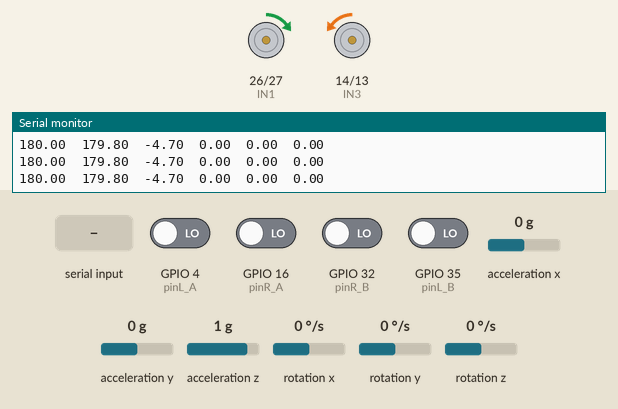
Simulated run of this sketch. Board: ESP32. Shown: motor-driver pin pairs drawn as motors (green arrow = first pin HIGH = forward, orange = second pin HIGH = backward, longer = more drive, scaled by the enable pin), the last lines printed to the serial monitor. Inputs (shaded band) come from the test bench; at power-on: GPIO 4 (pinL_A), GPIO 16 (pinR_A), GPIO 32 (pinR_B), GPIO 35 (pinL_B) LOW, rotation z 0 °/s, acceleration x 0 g, acceleration y 0 g, acceleration z 1 g, rotation x 0 °/s, rotation y 0 °/s.

Above: at 3.5 s.
3.6 s: rotation z set to -192 °/s
At 4.3 s:
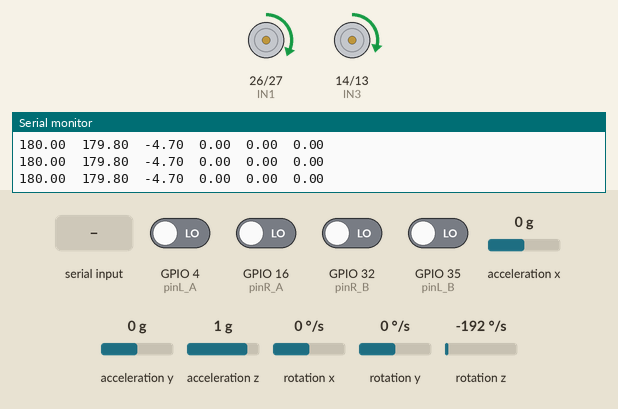
At 4.9 s:
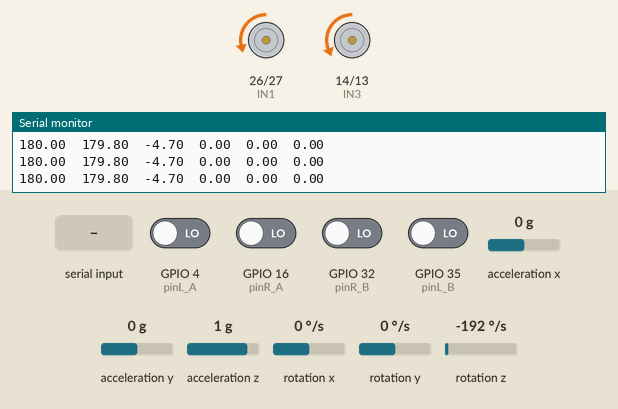
6.6 s: GPIO 4 (pinL_A) driven HIGH
9.6 s: GPIO 16 (pinR_A) driven HIGH
12.6 s: "f" received over the second serial link
At 13.4 s:
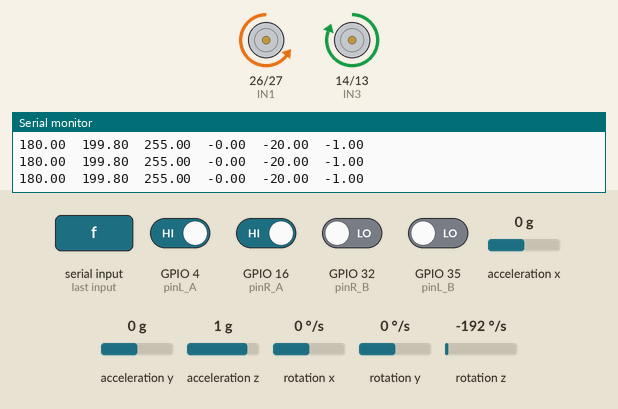
15.6 s: acceleration x set to 0.8 g
At 17.2 s:
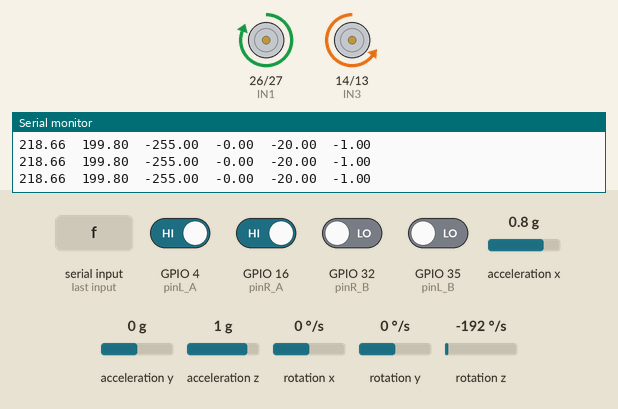
18.6 s: acceleration y set to -1.4 g
Timing chart, 0 to 22.6 s (numbered marks = the images above; inputs shaded):
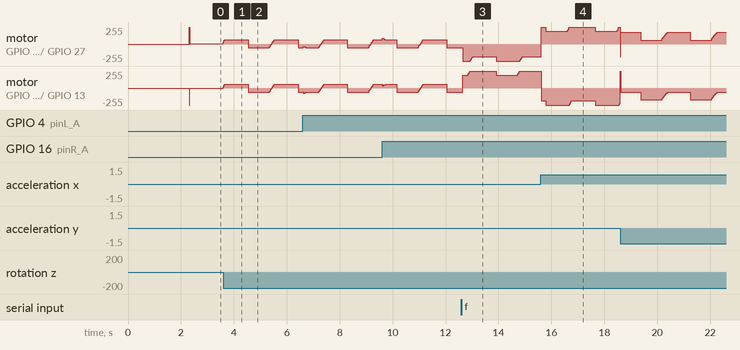

Measured:
- after the input at 3.6 s, motor on GPIO 26 (IN1) / GPIO 27 (IN2): ramps from backward 55/255 to forward 64/255 and jumps back, once every 1.9 s; motor on GPIO 14 (IN3) / GPIO 13 (IN4): ramps from backward 64/255 to forward 55/255 and jumps back, once every 1.9 s

The sketch:

code.ino
```cpp
#include <Wire.h>
#include "I2Cdev.h"
#include "MPU6050_6Axis_MotionApps612.h"
#include <PID_v1.h>

// ===== PINOUT (ESP32) =====
#define IN1 26
#define IN2 27
#define IN3 14
#define IN4 13
#define ENA 25
#define ENB 33
#define pinR_A 16
#define pinR_B 32
#define pinL_A 4
#define pinL_B 35

// ✅ Đã cấu hình chân Bluetooth an toàn tránh chân I2C
#define RXD2 15
#define TXD2 23

// ===== PWM CONFIG =====
#define PWM_FREQ 1500
#define PWM_RES 8

// ===== MPU =====
MPU6050 mpu;
bool dmpReady = false;
uint16_t packetSize;
uint8_t fifoBuffer[64];

Quaternion q;
VectorFloat gravity;
float ypr[3];

// ===== SETPOINT GỐC (Điểm đứng thẳng lý thuyết của xe) =====
#define BASE_SETPOINT (180.0-0.2)

// ===== PID VARIABLES =====
double input, output, setpoint;
double yinput, youtput, ysetpoint;
double vInput, vOutput, vSetpoint;

// ===== ENCODER & POSITION =====
volatile long countL = 0;
volatile long countR = 0;
double robotPosition = 0;

// ===== KHAI BÁO CẤU HÌNH PID CHUẨN XÁC =====
// CHÚ Ý 1: Đổi sang REVERSE để bánh xe đuổi theo hướng ngã đỡ xe dậy
PID pid(&input, &output, &setpoint, 23.5, 0.0, 1.3, DIRECT);

// CHÚ Ý 2: Hướng Xoay (Yaw) đặt DIRECT để bù lực xoay chéo bánh xe
PID rot(&yinput, &youtput, &ysetpoint, 3.2, 0.0, 0.1, DIRECT);

// CHÚ Ý 3: Vận tốc đặt DIRECT để khi vInput dương (xe trôi tiến), vOutput sẽ tăng dương,
// kéo setpoint góc tăng lên bắt xe phải ngửa người ra sau để phanh lại.
PID vel(&vInput, &vOutput, &vSetpoint, 0.13, 0.008, 0.00, DIRECT);

// ===== MOTOR =====
int MotorA, MotorB;

// ===== BLUETOOTH =====
HardwareSerial blue(2);

// ===== ENCODER INTERRUPTS =====
void IRAM_ATTR encoderL() {
  if (digitalRead(pinL_A) == digitalRead(pinL_B)) {
    countL++;
  } else {
    countL--;
  }
}

void IRAM_ATTR encoderR() {
  if (digitalRead(pinR_A) == digitalRead(pinR_B)) {
    countR++;
  } else {
    countR--;
  }
}

// ===== SETUP =====
void setup() {
  Serial.begin(115200);
  delay(1000);

  // KHỞI TẠO MPU
  Wire.begin(21, 22);
  Wire.setClock(100000);
  Wire.setTimeOut(50);

  mpu.initialize();
  mpu.reset();
  delay(200);
  mpu.initialize();
  delay(100);

  if (!mpu.testConnection()) {
    Serial.println(F("❌ Kết nối MPU6050 THẤT BẠI!"));
    while (1);
  }
  Serial.println(F("✅ MPU6050 OK!"));

  blue.begin(9600, SERIAL_8N1, RXD2, TXD2);

  pinMode(IN1, OUTPUT);
  pinMode(IN2, OUTPUT);
  pinMode(IN3, OUTPUT);
  pinMode(IN4, OUTPUT);

  ledcAttach(ENA, PWM_FREQ, PWM_RES);
  ledcAttach(ENB, PWM_FREQ, PWM_RES);

  Serial.println(F("Đang tải cấu hình DMP..."));
  uint8_t devStatus = mpu.dmpInitialize();

  mpu.setXAccelOffset(237);
  mpu.setYAccelOffset(-1403);
  mpu.setZAccelOffset(1075);
  mpu.setXGyroOffset(20);
  mpu.setYGyroOffset(-44);
  mpu.setZGyroOffset(-39);

  if (devStatus == 0) {
    mpu.setDMPEnabled(true);
    packetSize = mpu.dmpGetFIFOPacketSize();
    dmpReady = true;
    Wire.setClock(400000);
    Serial.println(F("✅ MPU6050 và DMP đã sẵn sàng!"));
  } else {
    Serial.print(F("❌ Khởi động DMP lỗi: "));
    Serial.println(devStatus);
    while (1);
  }

  // Khởi tạo trạng thái ban đầu của các biến điều khiển
  setpoint  = BASE_SETPOINT;
  vSetpoint = 0;

  // Cấu hình PID Thăng bằng
  pid.SetMode(AUTOMATIC);
  pid.SetSampleTime(10);
  pid.SetOutputLimits(-255, 255); // Khớp độ rộng phát xung 8-bit chân ga ga của cầu H

  // Cấu hình PID Xoay
  rot.SetMode(AUTOMATIC);
  rot.SetSampleTime(10);
  rot.SetOutputLimits(-60, 60);

  // Cấu hình PID Vận tốc
  vel.SetMode(AUTOMATIC);
  vel.SetSampleTime(40); // PID vận tốc đáp ứng tần suất thấp hơn (40ms) để lọc nhiễu cơ học bánh xe
  vel.SetOutputLimits(-20.0, 20.0); // CHÚ Ý: Mở rộng biên độ lệch góc phanh từ 3.0 lên 20.0 độ!

  // Encoder pins
  pinMode(pinL_B, INPUT);
  pinMode(pinR_B, INPUT);
  attachInterrupt(digitalPinToInterrupt(pinL_A), encoderL, RISING);
  attachInterrupt(digitalPinToInterrupt(pinR_A), encoderR, RISING);

  // Khóa hướng ngẫu nhiên ban đầu của xe làm đích Yaw (Tránh quay chong chóng)
  delay(500);
  if (mpu.dmpGetCurrentFIFOPacket(fifoBuffer)) {
    mpu.dmpGetQuaternion(&q, fifoBuffer);
    mpu.dmpGetGravity(&gravity, &q);
    mpu.dmpGetYawPitchRoll(ypr, &q, &gravity);
    ysetpoint = ypr[0] * 180.0 / PI;
  }
}

// ===== LOOP =====
void loop() {
  if (!dmpReady) return;

  // Đọc góc từ DMP liên tục thời gian thực
  if (mpu.dmpGetCurrentFIFOPacket(fifoBuffer)) {
    mpu.dmpGetQuaternion(&q, fifoBuffer);
    mpu.dmpGetGravity(&gravity, &q);
    mpu.dmpGetYawPitchRoll(ypr, &q, &gravity);

    input  = ypr[1] * 180.0 / PI + 180.0;
    yinput = ypr[0] * 180.0 / PI;
  }

  // ===== ĐỌC TỐC ĐỘ ENCODER (AN TOÀN NẮT) =====
  static long lastCountL = 0;
  static long lastCountR = 0;
  static unsigned long lastTime = 0;

  unsigned long now = millis();
  double dt = (now - lastTime) / 1000.0;

  if (dt >= 0.01) {
    noInterrupts();
    long snapL = countL;
    long snapR = countR;
    interrupts();

    long deltaL = snapL - lastCountL;
    long deltaR = snapR - lastCountR;

    double newVel = ((deltaL + deltaR) / 2.0) / dt;
    vInput = 0.7 * vInput + 0.3 * newVel; // Bộ lọc thông thấp giảm chấn nhiễu răng cưa

    robotPosition += (deltaL + deltaR) / 2.0;
    //vInput = robotPosition;

    lastCountL = snapL;
    lastCountR = snapR;
    lastTime = now;
  }

  // ===== TÍNH TOÁN CASCADE PID LỒNG NHAU =====
  vel.Compute();
  setpoint = BASE_SETPOINT - vOutput; // Phanh/Bù góc động từ vận tốc dạt sang vòng thăng bằng

  pid.Compute(); // Tính toán lực thăng bằng tức thời
  rot.Compute(); // Tính toán lực khóa hướng lái

  // CHÚ Ý: Loại bỏ lọc Kalman gây trễ công suất ở đây, xả trực tiếp Output của PID ra motor
  MotorA = output + youtput; // Lực bánh trái
  MotorB = output - youtput; // Lực bánh phải

  setMotor(MotorA, MotorB);

  // ===== ĐIỀU KHIỂN QUA BLUETOOTH =====
  if (blue.available()) {
    char c = blue.read();

    if (c == 'f') vSetpoint = -150; // Tạo vận tốc đích âm $\rightarrow$ Xe ngả nhẹ người ra trước tiến lên
    if (c == 'b') vSetpoint = 150;  // Tạo vận tốc đích dương $\rightarrow$ Xe ngả người lùi lại
    if (c == 'l') ysetpoint -= 8;   // Xoay nhẹ hướng đích sang trái
    if (c == 'r') ysetpoint += 8;   // Xoay nhẹ hướng đích sang phải
    if (c == 's') {
      vSetpoint = 0;
      ysetpoint = yinput;           // Khóa hướng ngay tại vị trí hiện tại lúc bấm dừng
    }
  }

  // ===== SERIAL MONITOR DEBUG =====
  static unsigned long printTime = 0;
  if (millis() - printTime > 50) { // Giới hạn tốc độ in 50ms để không làm nghẹt chip
    Serial.print(input);         Serial.print("\t");
    Serial.print(setpoint);      Serial.print("\t");
    Serial.print(output);        Serial.print("\t");
    Serial.print(vInput);        Serial.print("\t");
    Serial.print(vOutput);        Serial.print("\t");
    Serial.println(robotPosition);
    printTime = millis();
  }
}

// ===== ĐIỀU KHIỂN ĐỘNG CƠ CÔNG SUẤT =====
void setMotor(int left, int right) {
  // Đồng bộ với dải OutputLimits mới (-255 đến 255)
  left  = constrain(left,  -255, 255);
  right = constrain(right, -255, 255);

  // LEFT MOTOR
  if (left > 0) {
    digitalWrite(IN1, LOW);
    digitalWrite(IN2, HIGH);
  } else {
    digitalWrite(IN1, HIGH);
    digitalWrite(IN2, LOW);
    left = -left;
  }

  // RIGHT MOTOR
  if (right > 0) {
    digitalWrite(IN3, HIGH);
    digitalWrite(IN4, LOW);
  } else {
    digitalWrite(IN3, LOW);
    digitalWrite(IN4, HIGH);
    right = -right;
  }

  ledcWrite(ENA, (uint8_t)left);
  ledcWrite(ENB, (uint8_t)right);
}
```
